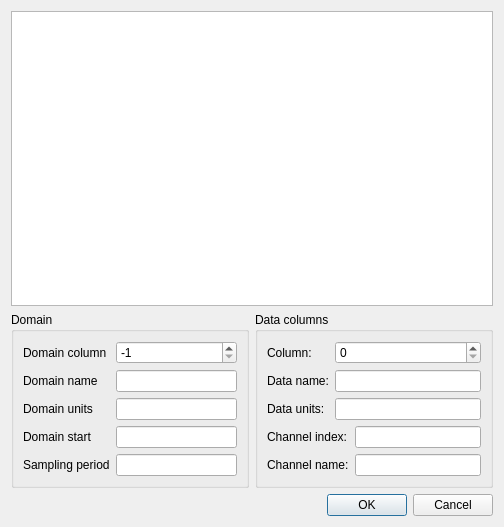
<?xml version="1.0" encoding="UTF-8"?>
<ui version="4.0">
 <class>Dialog</class>
 <widget class="QDialog" name="Dialog">
  <property name="geometry">
   <rect>
    <x>0</x>
    <y>0</y>
    <width>504</width>
    <height>527</height>
   </rect>
  </property>
  <property name="windowTitle">
   <string>Import Axon Text File</string>
  </property>
  <layout class="QGridLayout" name="gridLayout_5">
   <item row="0" column="0" colspan="2">
    <widget class="QTableWidget" name="tableWidget"/>
   </item>
   <item row="1" column="0">
    <widget class="QGroupBox" name="definitionDomainGroupBox">
     <property name="title">
      <string>Domain</string>
     </property>
     <layout class="QGridLayout" name="gridLayout_2">
      <item row="0" column="0">
       <layout class="QGridLayout" name="gridLayout">
        <item row="0" column="0">
         <widget class="QLabel" name="label">
          <property name="text">
           <string>Domain column</string>
          </property>
         </widget>
        </item>
        <item row="0" column="1">
         <widget class="QSpinBox" name="domainColumnsSpinBox">
          <property name="minimum">
           <number>-1</number>
          </property>
          <property name="maximum">
           <number>1000000</number>
          </property>
          <property name="value">
           <number>-1</number>
          </property>
         </widget>
        </item>
        <item row="1" column="0">
         <widget class="QLabel" name="label_2">
          <property name="text">
           <string>Domain name</string>
          </property>
         </widget>
        </item>
        <item row="1" column="1">
         <widget class="QLineEdit" name="domainNameLineEdit">
          <property name="clearButtonEnabled">
           <bool>true</bool>
          </property>
         </widget>
        </item>
        <item row="2" column="0">
         <widget class="QLabel" name="label_5">
          <property name="text">
           <string>Domain units</string>
          </property>
         </widget>
        </item>
        <item row="2" column="1">
         <widget class="QLineEdit" name="domainUnitsLineEdit">
          <property name="clearButtonEnabled">
           <bool>true</bool>
          </property>
         </widget>
        </item>
        <item row="3" column="0">
         <widget class="QLabel" name="label_3">
          <property name="text">
           <string>Domain start</string>
          </property>
         </widget>
        </item>
        <item row="3" column="1">
         <widget class="QLineEdit" name="domainStartLineEdit">
          <property name="clearButtonEnabled">
           <bool>true</bool>
          </property>
         </widget>
        </item>
        <item row="4" column="0">
         <widget class="QLabel" name="label_4">
          <property name="text">
           <string>Sampling period</string>
          </property>
         </widget>
        </item>
        <item row="4" column="1">
         <widget class="QLineEdit" name="samplingPeriodLineEdit">
          <property name="clearButtonEnabled">
           <bool>true</bool>
          </property>
         </widget>
        </item>
       </layout>
      </item>
     </layout>
    </widget>
   </item>
   <item row="1" column="1">
    <widget class="QGroupBox" name="dataColumnsGroupBox">
     <property name="title">
      <string>Data columns</string>
     </property>
     <layout class="QGridLayout" name="gridLayout_4">
      <item row="0" column="0">
       <layout class="QGridLayout" name="gridLayout_3">
        <item row="0" column="0">
         <widget class="QLabel" name="label_6">
          <property name="text">
           <string>Column:</string>
          </property>
         </widget>
        </item>
        <item row="0" column="1" colspan="2">
         <widget class="QSpinBox" name="selectDataColumnSpinBox"/>
        </item>
        <item row="1" column="0">
         <widget class="QLabel" name="label_7">
          <property name="text">
           <string>Data name:</string>
          </property>
         </widget>
        </item>
        <item row="1" column="1" colspan="2">
         <widget class="QLineEdit" name="dataColumnNameLineEdit">
          <property name="clearButtonEnabled">
           <bool>true</bool>
          </property>
         </widget>
        </item>
        <item row="2" column="0">
         <widget class="QLabel" name="label_8">
          <property name="text">
           <string>Data units:</string>
          </property>
         </widget>
        </item>
        <item row="2" column="1" colspan="2">
         <widget class="QLineEdit" name="dataUnitsLineEdit"/>
        </item>
        <item row="3" column="0" colspan="2">
         <widget class="QLabel" name="label_9">
          <property name="text">
           <string>Channel index:</string>
          </property>
         </widget>
        </item>
        <item row="3" column="2">
         <widget class="QLineEdit" name="channelIndexLineEdit"/>
        </item>
        <item row="4" column="0" colspan="2">
         <widget class="QLabel" name="label_10">
          <property name="text">
           <string>Channel name:</string>
          </property>
         </widget>
        </item>
        <item row="4" column="2">
         <widget class="QLineEdit" name="channelNameLineEdit"/>
        </item>
       </layout>
      </item>
     </layout>
    </widget>
   </item>
   <item row="2" column="0" colspan="2">
    <widget class="QDialogButtonBox" name="buttonBox">
     <property name="orientation">
      <enum>Qt::Horizontal</enum>
     </property>
     <property name="standardButtons">
      <set>QDialogButtonBox::Cancel|QDialogButtonBox::Ok</set>
     </property>
    </widget>
   </item>
  </layout>
 </widget>
 <resources/>
 <connections>
  <connection>
   <sender>buttonBox</sender>
   <signal>accepted()</signal>
   <receiver>Dialog</receiver>
   <slot>accept()</slot>
   <hints>
    <hint type="sourcelabel">
     <x>248</x>
     <y>254</y>
    </hint>
    <hint type="destinationlabel">
     <x>157</x>
     <y>274</y>
    </hint>
   </hints>
  </connection>
  <connection>
   <sender>buttonBox</sender>
   <signal>rejected()</signal>
   <receiver>Dialog</receiver>
   <slot>reject()</slot>
   <hints>
    <hint type="sourcelabel">
     <x>316</x>
     <y>260</y>
    </hint>
    <hint type="destinationlabel">
     <x>286</x>
     <y>274</y>
    </hint>
   </hints>
  </connection>
 </connections>
</ui>
